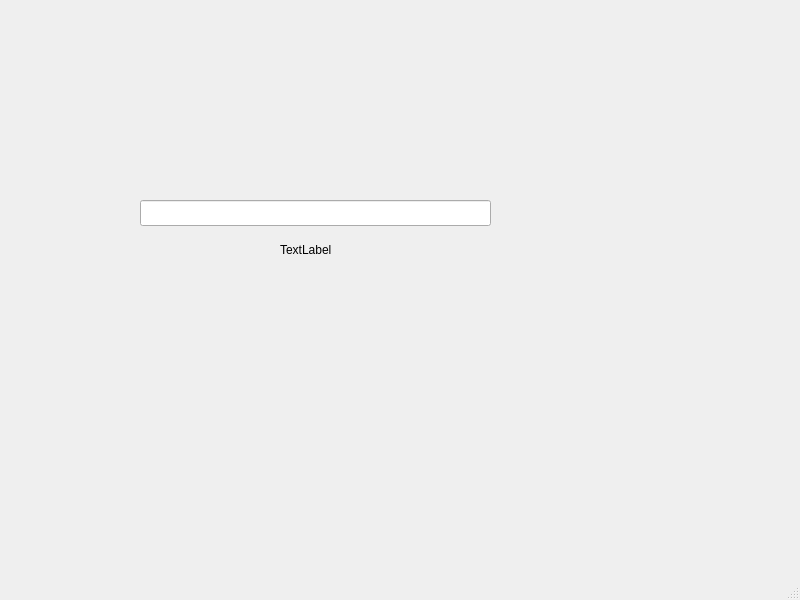
<?xml version="1.0" encoding="UTF-8"?>
<ui version="4.0">
 <class>MainWindow</class>
 <widget class="QMainWindow" name="MainWindow">
  <property name="geometry">
   <rect>
    <x>0</x>
    <y>0</y>
    <width>800</width>
    <height>600</height>
   </rect>
  </property>
  <property name="windowTitle">
   <string>MainWindow</string>
  </property>
  <widget class="QWidget" name="centralwidget">
   <widget class="QLineEdit" name="lineEdit">
    <property name="geometry">
     <rect>
      <x>140</x>
      <y>200</y>
      <width>351</width>
      <height>26</height>
     </rect>
    </property>
   </widget>
   <widget class="QLabel" name="label">
    <property name="geometry">
     <rect>
      <x>280</x>
      <y>240</y>
      <width>63</width>
      <height>20</height>
     </rect>
    </property>
    <property name="text">
     <string>TextLabel</string>
    </property>
   </widget>
  </widget>
  <widget class="QMenuBar" name="menubar">
   <property name="geometry">
    <rect>
     <x>0</x>
     <y>0</y>
     <width>800</width>
     <height>26</height>
    </rect>
   </property>
  </widget>
  <widget class="QStatusBar" name="statusbar"/>
 </widget>
 <resources/>
 <connections/>
</ui>
